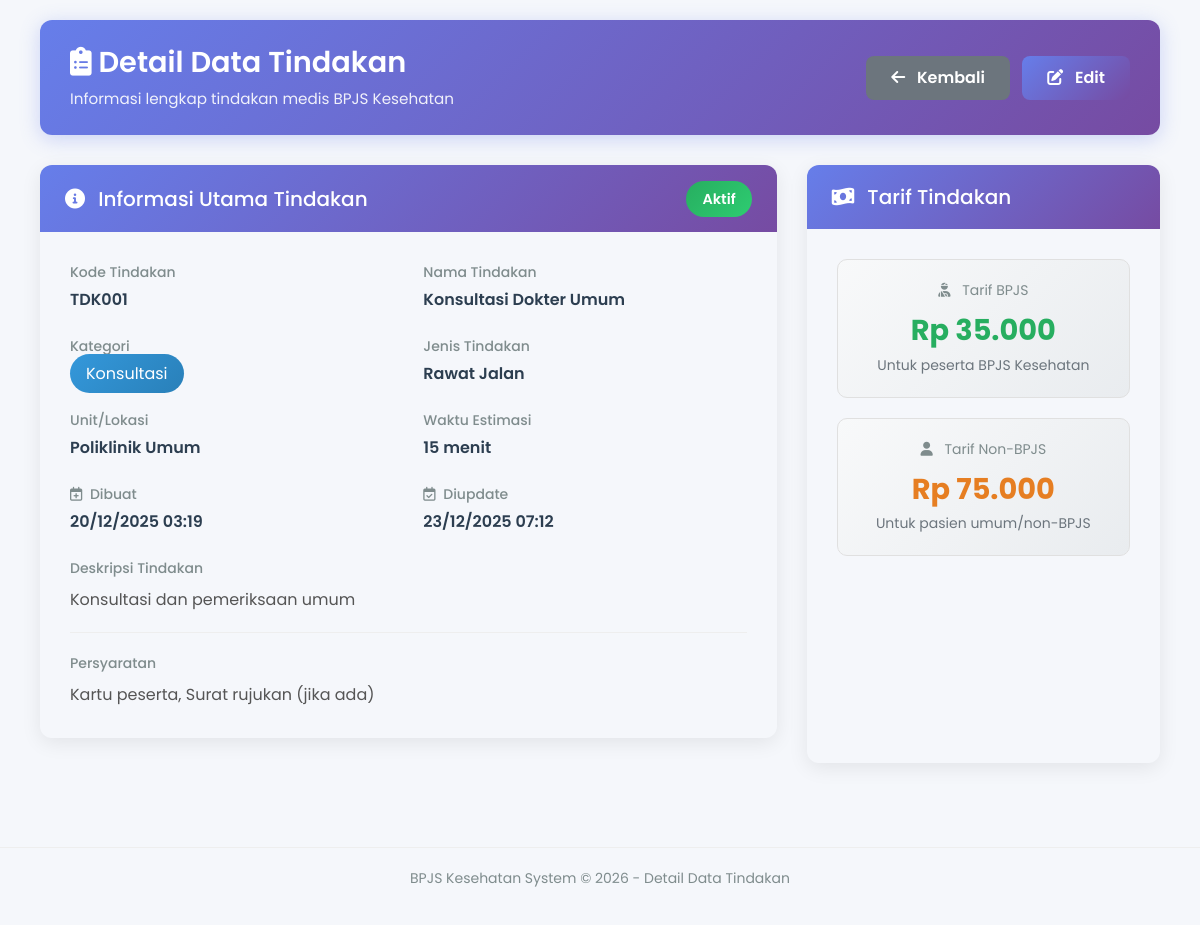
The app's page /tindakan_detail.php?id=1 (signed in) with its own data.
### tables this page shows
CREATE TABLE `tindakan` (
  `id` int NOT NULL,
  `kode_tindakan` varchar(20) NOT NULL,
  `nama_tindakan` varchar(200) NOT NULL,
  `deskripsi` text NOT NULL,
  `kategori` varchar(50) DEFAULT NULL,
  `tarif_bpjs` decimal(15,2) NOT NULL,
  `tarif_non_bpjs` decimal(15,2) NOT NULL,
  `jenis_tindakan` enum('medis','bedah','diagnostik','terapi','rehabilitasi','Rawat Jalan','Rawat Inap','IGD','Laboratorium','Radiologi','Fisioterapi') NOT NULL,
  `unit` varchar(50) DEFAULT NULL,
  `waktu_estimasi` int DEFAULT NULL,
  `persyaratan` text NOT NULL,
  `catatan` text,
  `status` enum('aktif','tidak aktif') NOT NULL,
  `created_at` timestamp NULL DEFAULT CURRENT_TIMESTAMP,
  `updated_at` timestamp NULL DEFAULT CURRENT_TIMESTAMP ON UPDATE CURRENT_TIMESTAMP
);

### tindakan_detail.php (the view, shortened to what this page needs)
<?php
require_once 'config.php';
$id = mysqli_real_escape_string($conn, $_GET['id']);
$sql = "SELECT * FROM tindakan WHERE id = ?";
$stmt = mysqli_prepare($conn, $sql);
mysqli_stmt_bind_param($stmt, "i", $id);
mysqli_stmt_execute($stmt);
$result = mysqli_stmt_get_result($stmt);
$tindakan = mysqli_fetch_assoc($result);
?>
<!DOCTYPE html>
<html lang="en">
<head>
    <link rel="stylesheet" href="https://cdn.jsdelivr.net/npm/bootstrap@4.6.2/dist/css/bootstrap.min.css">
    <link rel="stylesheet" href="https://cdnjs.cloudflare.com/ajax/libs/font-awesome/6.0.0/css/all.min.css">
</head>
<body>
    <div class="container-fluid">
        <div class="full-width-content">
            <div class="main-container">
                <div class="header-section">
                    <div class="row align-items-center">
                        <div class="col-md-8">
                            <h2><i class="fas fa-clipboard-list"></i> Detail Data Tindakan</h2>
                            <p>Informasi lengkap tindakan medis BPJS Kesehatan</p>
                        </div>
                        <div class="col-md-4 text-md-right text-center mt-3 mt-md-0">
                            <a href="tindakan.php" class="btn btn-secondary-custom mr-2">
                                <i class="fas fa-arrow-left mr-2"></i> Kembali
                            </a>
                            <a href="tindakan_edit.php?id=<?php echo $tindakan['id']; ?>" class="btn btn-primary-custom">
                                <i class="fas fa-edit mr-2"></i> Edit
                            </a>
                        </div>
                    </div>
                </div>
                <div class="row row-equal-height">
                    <div class="col-lg-8 mb-4">
                        <div class="card-custom">
                            <div class="card-header-custom">
                                <div class="d-flex justify-content-between align-items-center">
                                    <div>
                                        <h5 class="mb-0"><i class="fas fa-info-circle mr-2"></i> Informasi Utama Tindakan</h5>
                                    </div>
                                    <div>
                                        <span class="badge-custom <?php echo $tindakan['status'] == 'aktif' ? 'badge-aktif' : 'badge-nonaktif'; ?>">
                                            <?php echo $tindakan['status'] == 'aktif' ? 'Aktif' : 'Nonaktif'; ?>
                                        </span>
                                    </div>
                                </div>
                            </div>
                            <div class="card-body-custom" style="overflow-y: auto; max-height: 600px;">
                                <div class="row mb-4">
                                    <div class="col-md-6 mb-3 mb-md-0">
                                        <div class="detail-label">Kode Tindakan</div>
                                        <div class="detail-value"><?php echo htmlspecialchars($tindakan['kode_tindakan']); ?></div>
                                    </div>
                                    <div class="col-md-6">
                                        <div class="detail-label">Nama Tindakan</div>
                                        <div class="detail-value"><?php echo htmlspecialchars($tindakan['nama_tindakan']); ?></div>
                                    </div>
                                </div>
                                <div class="row mb-4">
                                    <div class="col-md-6 mb-3 mb-md-0">
                                        <div class="detail-label">Kategori</div>
                                        <div>
                                            <span class="badge-kategori">
                                                <?php echo !empty($tindakan['kategori']) ? htmlspecialchars($tindakan['kategori']) : '-'; ?>
                                            </span>
                                        </div>
                                    </div>
                                    <div class="col-md-6">
                                        <div class="detail-label">Jenis Tindakan</div>
                                        <div class="detail-value"><?php echo !empty($tindakan['jenis_tindakan']) ? htmlspecialchars($tindakan['jenis_tindakan']) : '-'; ?></div>
                                    </div>
                                </div>
                                <div class="row mb-4">
                                    <div class="col-md-6 mb-3 mb-md-0">
                                        <div class="detail-label">Unit/Lokasi</div>
                                        <div class="detail-value"><?php echo !empty($tindakan['unit']) ? htmlspecialchars($tindakan['unit']) : '-'; ?></div>
                                    </div>
                                    <div class="col-md-6">
                                        <div class="detail-label">Waktu Estimasi</div>
                                        <div class="detail-value">
                                            <?php
                                            if (!empty($tindakan['waktu_estimasi'])) {
                                                echo htmlspecialchars($tindakan['waktu_estimasi']) . ' menit';
                                            } else {
                                                echo '-';
                                            }
                                            ?>
                                        </div>
                                    </div>
                                </div>
                                <div class="row mb-4">
                                    <div class="col-md-6 mb-3 mb-md-0">
                                        <div class="detail-label">
                                            <i class="far fa-calendar-plus mr-1"></i> Dibuat
                                        </div>
                                        <div class="detail-value"><?php echo date('d/m/Y H:i', strtotime($tindakan['created_at'])); ?></div>
                                    </div>
                                    <div class="col-md-6">
                                        <div class="detail-label">
                                            <i class="far fa-calendar-check mr-1"></i> Diupdate
                                        </div>
                                        <div class="detail-value">
                                            <?php
                                            if (!empty($tindakan['updated_at']) && $tindakan['updated_at'] != $tindakan['created_at']) {
                                                echo date('d/m/Y H:i', strtotime($tindakan['updated_at']));
                                            } else {
                                                echo '<span class="text-muted">Belum pernah</span>';
                                            }
                                            ?>
                                        </div>
                                    </div>
                                </div>
                                <div class="detail-item">
                                    <div class="detail-label">Deskripsi Tindakan</div>
                                    <div class="text-content mt-2">
                                        <?php
                                        if (!empty($tindakan['deskripsi'])) {
                                            echo nl2br(htmlspecialchars($tindakan['deskripsi']));
                                        } else {
                                            echo '<span class="text-muted">Tidak ada deskripsi</span>';
                                        }
                                        ?>
                                    </div>
                                </div>
                                <?php if (!empty($tindakan['persyaratan'])): ?>
                                <div class="detail-item">
                                    <div class="detail-label">Persyaratan</div>
                                    <div class="text-content mt-2">
                                        <?php echo nl2br(htmlspecialchars($tindakan['persyaratan'])); ?>
                                    </div>
                                </div>
                                <?php endif; ?>
                            </div>
                        </div>
                    </div>
                    <div class="col-lg-4">
                        <div class="card-custom mb-4">
                            <div class="card-header-custom">
                                <h5 class="mb-0"><i class="fas fa-money-bill-wave mr-2"></i> Tarif Tindakan</h5>
                            </div>
                            <div class="card-body-custom">
                                <div class="price-card">
                                    <div class="price-label">
                                        <i class="fas fa-user-injured mr-2"></i> Tarif BPJS
                                    </div>
                                    <div class="price-value price-bpjs">
                                        Rp <?php echo number_format($tindakan['tarif_bpjs'], 0, ',', '.'); ?>
                                    </div>
                                    <small class="text-muted">Untuk peserta BPJS Kesehatan</small>
                                </div>
                                <div class="price-card">
                                    <div class="price-label">
                                        <i class="fas fa-user mr-2"></i> Tarif Non-BPJS
                                    </div>
                                    <div class="price-value price-non-bpjs">
                                        Rp <?php echo number_format($tindakan['tarif_non_bpjs'], 0, ',', '.'); ?>
                                    </div>
                                    <small class="text-muted">Untuk pasien umum/non-BPJS</small>
                                </div>
                            </div>
                        </div>
                                    </div>
                                </div>
                            </div>
                        </div>
                    </div>
                <div class="footer">
                    <p>BPJS Kesehatan System &copy; <?php echo date('Y'); ?> - Detail Data Tindakan</p>
                </div>
</body>
</html>

### tindakan_detail.php (style rules this page uses)
* { margin: 0; padding: 0; box-sizing: border-box; }
body { font-family: 'Poppins', sans-serif; background-color: #f5f7fb; color: #333; min-height: 100vh; }
.container-fluid { padding: 0; }
.full-width-content { width: 100%; padding: 20px; }
.main-container { max-width: 1400px; margin: 0 auto; padding: 0 20px; }
.header-section { background: linear-gradient(135deg, #667eea 0%, #764ba2 100%); color: white; border-radius: 12px; padding: 25px 30px; margin-bottom: 30px; box-shadow: 0 4px 20px rgba(102, 126, 234, 0.3); }
.header-section h2 { font-weight: 600; margin-bottom: 8px; font-size: 1.8rem; }
.header-section p { opacity: 0.9; margin-bottom: 0; font-size: 0.95rem; }
.card-custom { border: none; border-radius: 12px; box-shadow: 0 5px 20px rgba(0, 0, 0, 0.08); margin-bottom: 25px; overflow: hidden; transition: transform 0.3s; height: 100%; }
.card-header-custom { background: linear-gradient(135deg, #667eea 0%, #764ba2 100%); color: white; border: none; padding: 20px 25px; font-weight: 600; font-size: 1.1rem; }
.card-body-custom { padding: 30px; }
.btn-primary-custom { background: linear-gradient(135deg, #667eea 0%, #764ba2 100%); border: none; color: white; padding: 10px 25px; border-radius: 8px; font-weight: 600; transition: all 0.3s; }
.btn-secondary-custom { background-color: #6c757d; border: none; color: white; padding: 10px 25px; border-radius: 8px; font-weight: 600; transition: all 0.3s; }
.detail-item { margin-bottom: 20px; padding-bottom: 20px; border-bottom: 1px solid #eee; }
.detail-item:last-child { margin-bottom: 0; padding-bottom: 0; border-bottom: none; }
.detail-label { font-size: 14px; color: #7f8c8d; margin-bottom: 5px; font-weight: 500; }
.detail-value { font-weight: 600; color: #2c3e50; font-size: 16px; }
.price-card { background: linear-gradient(135deg, #f8f9fa 0%, #e9ecef 100%); border-radius: 10px; padding: 20px; margin-bottom: 20px; text-align: center; border: 1px solid #e0e0e0; }
.price-label { font-size: 14px; color: #7f8c8d; margin-bottom: 8px; }
.price-value { font-weight: 700; font-size: 1.8rem; margin-bottom: 0; }
.price-bpjs { color: #27ae60; }
.price-non-bpjs { color: #e67e22; }
.badge-custom { padding: 8px 16px; border-radius: 20px; font-weight: 600; font-size: 0.9rem; }
.badge-aktif { background: linear-gradient(135deg, #27ae60 0%, #2ecc71 100%); color: white; }
.badge-kategori { background: linear-gradient(135deg, #3498db 0%, #2980b9 100%); color: white; padding: 8px 16px; border-radius: 20px; }
.footer { margin-top: 40px; padding: 20px 0; text-align: center; color: #7f8c8d; font-size: 14px; border-top: 1px solid #eee; }
.text-content { line-height: 1.6; color: #555; }
.row-equal-height { display: flex; flex-wrap: wrap; }
.row-equal-height > [class*='col-'] { display: flex; flex-direction: column; }

### records on screen
tindakan: kode_tindakan "TDK001", nama_tindakan "Konsultasi Dokter Umum", kategori "Konsultasi", jenis_tindakan "Rawat Jalan", unit "Poliklinik Umum", waktu_estimasi "15", created_at "20/12/2025 03:19", updated_at "23/12/2025 07:12", deskripsi "Konsultasi dan pemeriksaan umum", persyaratan "Kartu peserta, Surat rujukan (jika ada)", tarif_bpjs "35.000", tarif_non_bpjs "75.000"
